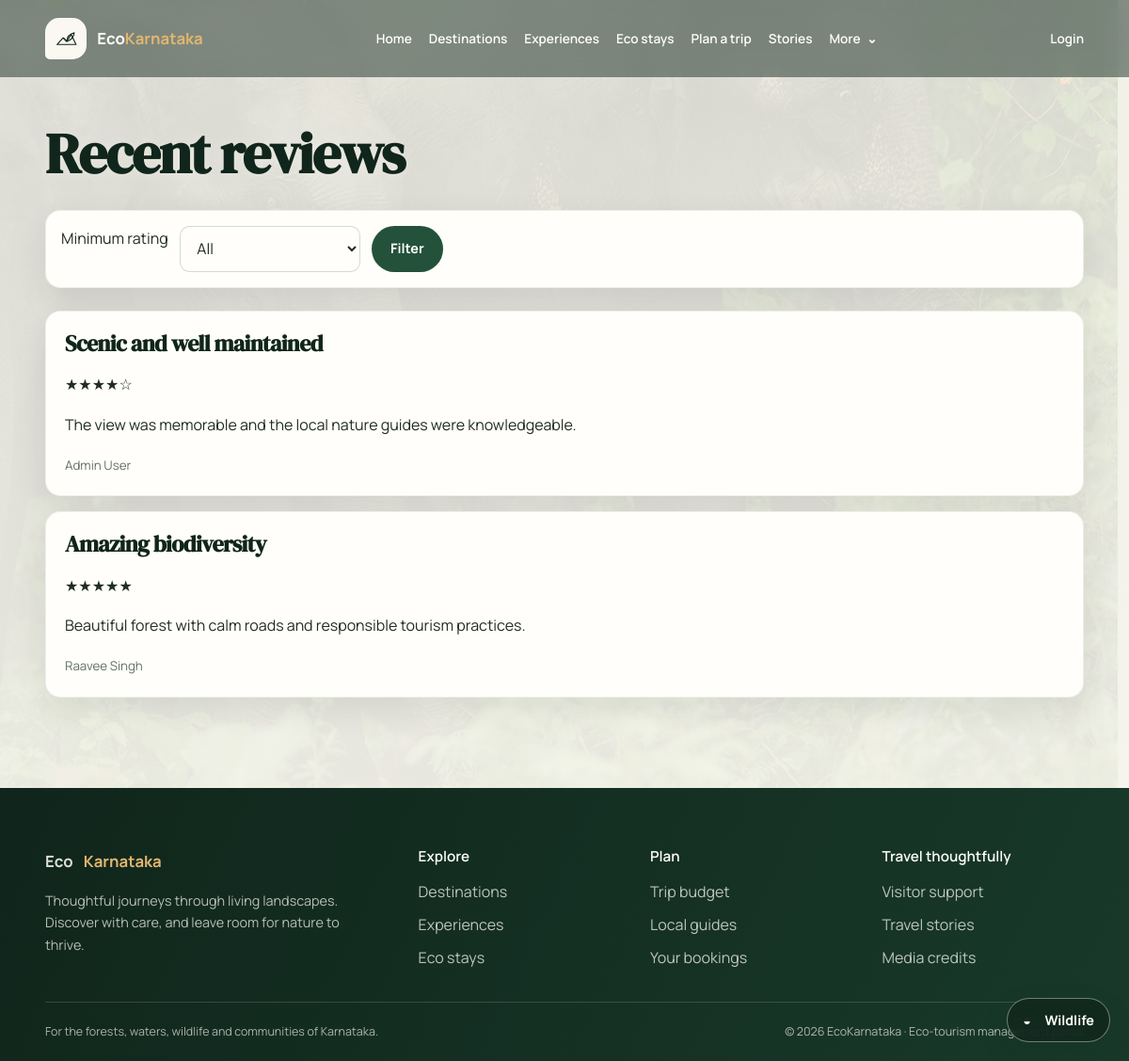
The app's page /reviews with its own data.
### app/models.py (models this page shows)
class Review(SQLModel, table=True):
    id: Optional[int] = Field(default=None, primary_key=True)
    user_id: int = Field(foreign_key="user.id")
    place_id: int = Field(foreign_key="place.id")
    stay_id: Optional[int] = Field(default=None, foreign_key="stay.id")
    guide_id: Optional[int] = Field(default=None, foreign_key="guide.id")
    activity_id: Optional[int] = Field(default=None, foreign_key="activity.id")
    rating: int
    title: str
    comment: str
    created_at: datetime = Field(default_factory=datetime.utcnow)

class User(SQLModel, table=True):
    id: Optional[int] = Field(default=None, primary_key=True)
    name: str
    email: str = Field(index=True, unique=True)
    phone: str
    hashed_password: str
    role: str = "visitor"
    is_active: bool = True
    created_at: datetime = Field(default_factory=datetime.utcnow)

### app/routers/reviews.py (the view)
@router.get("/reviews")
def reviews_page(request: Request, db: Session = Depends(get_db), rating: int = 0):
    user = get_current_user_optional(request, db)
    statement = select(Review).order_by(Review.created_at.desc())
    if rating:
        statement = statement.where(Review.rating == rating)
    reviews = db.exec(statement).all()
    review_rows = []
    for review in reviews:
        reviewer = db.get(User, review.user_id)
        review_rows.append({
            "id": review.id,
            "title": review.title,
            "comment": review.comment,
            "rating": review.rating,
            "user": {"name": reviewer.name if reviewer else "Visitor"},
        })
    places = db.exec(select(Place).where(Place.status == "approved")).all()
    return request.app.state.templates.TemplateResponse(
        "reviews.html",
        {"request": request, "user": user, "reviews": review_rows, "places": places, "rating": rating},
    )

### app/templates/reviews.html (shortened to what this page needs)
{% extends "base.html" %}
{% block content %}
<h1>Recent reviews</h1>
<form method="get" action="/reviews" class="filters">
  <label>Minimum rating</label>
  <select name="rating">
    <option value="0">All</option>
  </select>
  <button type="submit">Filter</button>
</form>
{% for review in reviews %}
  <article class="review-item">
    <h3>{{ review.title }}</h3>
    <p>{{ '★' * review.rating }}{{ '☆' * (5 - review.rating) }}</p>
    <p>{{ review.comment }}</p>
    <small>{{ review.user.name if review.user else 'Visitor' }}</small>
  </article>
{% endfor %}
{% endblock %}

### app/static/css/tokens.css (style rules this page uses)
:root { color-scheme: light; --eco-forest-950: #10251b; --eco-forest-900: #183a2b; --eco-forest-800: #24513a; --eco-moss-600: #527b56; --eco-moss-400: #85a783; --eco-teak-700: #75563f; --eco-cream-100: #faf8f1; --eco-cream-200: #f0ede2; --eco-white: #fffefa; --eco-ink: #202c25; --eco-muted: #617068; --eco-sunrise: #e3b66f; --eco-monsoon: #4d8581; --eco-success: #3e7956; --eco-warning: #9b6d24; --eco-error: #a54542; --eco-info: #376d7a; --eco-space-1: 0.5rem; --eco-space-2: 1rem; --eco-space-3: 1.5rem; --eco-space-4: 2rem; --eco-space-5: 3rem; --eco-space-6: 4rem; --eco-space-7: 6rem; --eco-space-8: 8rem; --eco-radius-sm: 0.65rem; --eco-radius-md: 1rem; --eco-radius-lg: 1.35rem; --eco-radius-xl: 2rem; --eco-radius-pill: 999px; --eco-shadow-soft: 0 12px 34px rgba(16, 37, 27, 0.09); --eco-shadow-card: 0 22px 54px rgba(16, 37, 27, 0.15); --eco-focus: 0 0 0 3px rgba(227, 182, 111, 0.65); --eco-font-display: "DM Serif Display", Georgia, serif; --eco-font-body: "Manrope", "Segoe UI", system-ui, sans-serif; --eco-text-xs: 0.78rem; --eco-text-sm: 0.9rem; --eco-text-base: 1rem; --eco-text-lg: 1.2rem; --eco-text-xl: clamp(1.65rem, 3vw, 2.45rem); --eco-text-display: clamp(3rem, 7vw, 6.5rem); --eco-content-width: 1320px; }

### app/static/css/base.css (style rules this page uses)
*, *::before, *::after { box-sizing: border-box; }
html { min-width: 320px; scroll-behavior: smooth; scrollbar-color: var(--eco-moss-600) var(--eco-cream-100); scrollbar-width: thin; }
body { min-height: 100vh; margin: 0; color: var(--eco-ink); background: var(--eco-cream-100); font-family: var(--eco-font-body); font-size: var(--eco-text-base); line-height: 1.65; -webkit-font-smoothing: antialiased; text-rendering: optimizeLegibility; }
h1, h2, h3, h4, h5, h6 { margin: 0 0 var(--eco-space-2); color: var(--eco-forest-950); font-family: var(--eco-font-display); font-weight: 600; line-height: 1.18; letter-spacing: -0.025em; }
h1 { font-size: clamp(2.2rem, 5vw, 4rem); }
h3 { font-size: clamp(1.25rem, 2vw, 1.65rem); }
p { max-width: 75ch; margin: 0 0 var(--eco-space-2); }
button, input, select, textarea { font: inherit; }
button { cursor: pointer; }

### app/static/css/components.css (style rules this page uses)
button, .button-link, .btn-eco { display: inline-flex; min-height: 2.85rem; align-items: center; justify-content: center; gap: 0.5rem; padding: 0.7rem 1.2rem; border: 1px solid transparent; border-radius: var(--eco-radius-pill); color: var(--eco-white); background: var(--eco-forest-800); font-size: var(--eco-text-sm); font-weight: 700; text-align: center; text-decoration: none; transition: transform 180ms ease, color 180ms ease, background 180ms ease, box-shadow 180ms ease; }
.stack-form input, .stack-form textarea, .stack-form select, .filters input, .filters select, .booking-form input, .booking-form select, .form-eco input, .form-eco textarea, .form-eco select, .environmental-fields input, .environmental-fields select { width: 100%; min-height: 3rem; padding: 0.72rem 0.85rem; border: 1px solid rgba(36, 81, 58, 0.2); border-radius: var(--eco-radius-sm); color: var(--eco-ink); background: var(--eco-white); transition: border-color 160ms ease, box-shadow 160ms ease; }
.filters { display: flex; flex-wrap: wrap; gap: 0.75rem; margin-block: 1.5rem; padding: 1rem; border: 1px solid rgba(36, 81, 58, 0.09); border-radius: var(--eco-radius-md); background: var(--eco-white); box-shadow: var(--eco-shadow-soft); }
.filters select { flex: 0 1 12rem; }
.review-item, .review-snippet, .mini-card, .dashboard-list-item, .stat-box, .place-facts { margin-bottom: 1rem; padding: 1.25rem; border: 1px solid rgba(36, 81, 58, 0.08); border-radius: var(--eco-radius-md); background: var(--eco-white); box-shadow: var(--eco-shadow-soft); }

### app/static/css/background.css (style rules this page uses)
.page-immersive { background: transparent; }
.page-immersive:not(:has(.hero-banner)) .page-body > h1:first-child, .page-immersive:not(:has(.hero-banner)) .page-body > h2, .page-immersive:not(:has(.hero-banner)) .page-body > section > h2 { text-shadow: 0 1px 12px rgba(250, 248, 241, 0.4); }

### app/static/css/utilities.css (style rules this page uses)
.review-item small { color: var(--eco-muted); }

### records on screen
Review: title "Scenic and well maintained", rating "★★★★", rating "☆", comment "The view was memorable and the local nature guides were knowledgeable.", user "Admin User"
Review: title "Amazing biodiversity", rating "★★★★★", comment "Beautiful forest with calm roads and responsible tourism practices.", user "Raavee Singh"
